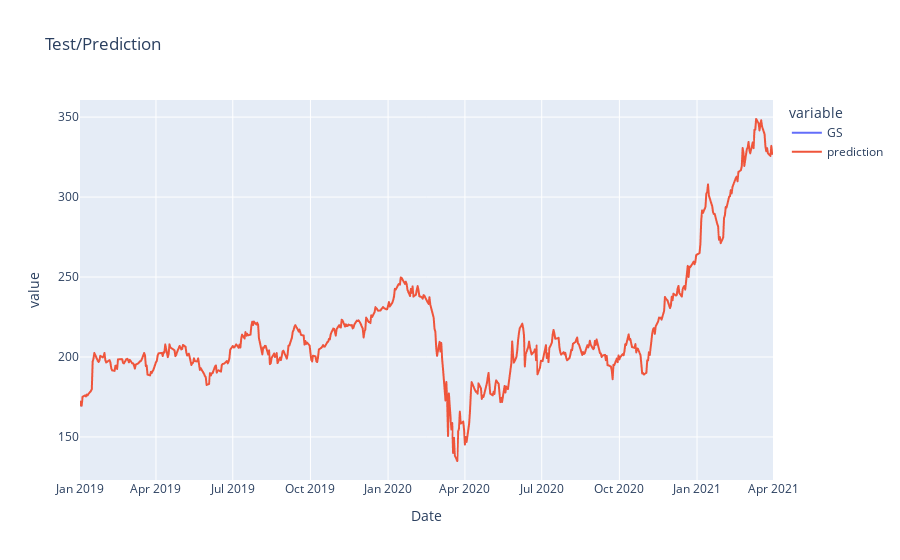

The cell this chart's notebook holds for it:
### Code cell
fig = px.line(pred_df, x=pred_df.index, y = pred_df.columns, title='Test/Prediction')
fig.show()

### Figure 1 — Plotly figure (JSON) as saved in the notebook; plotly's stock layout.template omitted (floating-point values rounded to 4 significant figures; data arrays with more than 128 entries replaced by an {"elided": "..."} marker saying what was removed)
{"data": [{"hovertemplate": "variable=GS<br>Date=%{x}<br>value=%{y}<extra></extra>", "legendgroup": "GS", "line": {"color": "#636efa", "dash": "solid"}, "mode": "lines", "name": "GS", "showlegend": true, "type": "scattergl", "x": {"elided": "822 str values"}, "xaxis": "x", "y": {"elided": "822 float values"}, "yaxis": "y"}, {"hovertemplate": "variable=prediction<br>Date=%{x}<br>value=%{y}<extra></extra>", "legendgroup": "prediction", "line": {"color": "#EF553B", "dash": "solid"}, "mode": "lines", "name": "prediction", "showlegend": true, "type": "scattergl", "x": {"elided": "822 str values"}, "xaxis": "x", "y": {"elided": "822 float values"}, "yaxis": "y"}], "layout": {"legend": {"title": {"text": "variable"}, "tracegroupgap": 0}, "title": {"text": "Test/Prediction"}, "xaxis": {"anchor": "y", "domain": [0, 1], "title": {"text": "Date"}}, "yaxis": {"anchor": "x", "domain": [0, 1], "title": {"text": "value"}}}}
